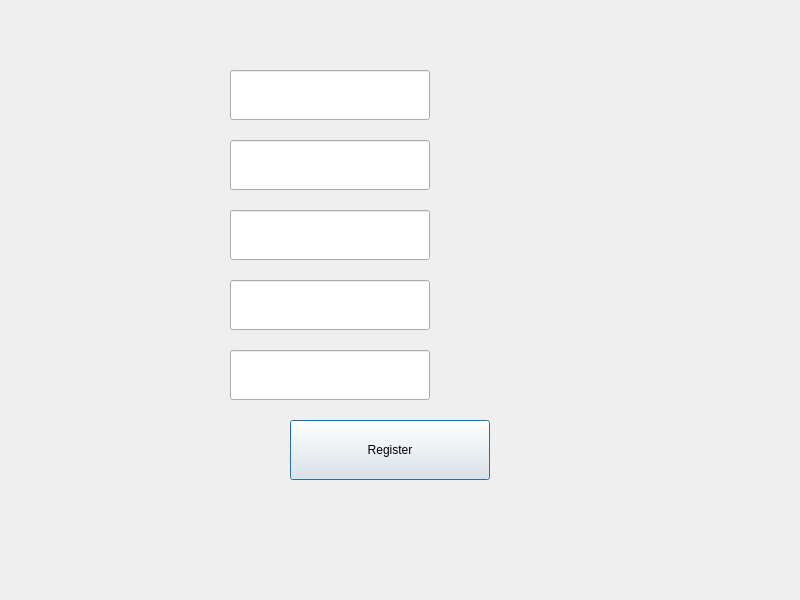
<?xml version="1.0" encoding="UTF-8"?>
<ui version="4.0">
 <class>Register</class>
 <widget class="QDialog" name="Register">
  <property name="geometry">
   <rect>
    <x>0</x>
    <y>0</y>
    <width>800</width>
    <height>600</height>
   </rect>
  </property>
  <property name="windowTitle">
   <string>Dialog</string>
  </property>
  <widget class="QWidget" name="widget" native="true">
   <property name="geometry">
    <rect>
     <x>100</x>
     <y>50</y>
     <width>600</width>
     <height>500</height>
    </rect>
   </property>
   <widget class="QLineEdit" name="userLineEdit">
    <property name="geometry">
     <rect>
      <x>130</x>
      <y>20</y>
      <width>200</width>
      <height>50</height>
     </rect>
    </property>
   </widget>
   <widget class="QLineEdit" name="passwordLineEdit">
    <property name="geometry">
     <rect>
      <x>130</x>
      <y>90</y>
      <width>200</width>
      <height>50</height>
     </rect>
    </property>
   </widget>
   <widget class="QLineEdit" name="confirmLineEdit">
    <property name="geometry">
     <rect>
      <x>130</x>
      <y>160</y>
      <width>200</width>
      <height>50</height>
     </rect>
    </property>
   </widget>
   <widget class="QLineEdit" name="emailLineEdit">
    <property name="geometry">
     <rect>
      <x>130</x>
      <y>230</y>
      <width>200</width>
      <height>50</height>
     </rect>
    </property>
   </widget>
   <widget class="QLineEdit" name="codeLineEdit">
    <property name="geometry">
     <rect>
      <x>130</x>
      <y>300</y>
      <width>200</width>
      <height>50</height>
     </rect>
    </property>
   </widget>
   <widget class="QPushButton" name="registerBtn">
    <property name="geometry">
     <rect>
      <x>190</x>
      <y>370</y>
      <width>200</width>
      <height>60</height>
     </rect>
    </property>
    <property name="text">
     <string>Register</string>
    </property>
   </widget>
   <widget class="QLabel" name="userLabel">
    <property name="geometry">
     <rect>
      <x>350</x>
      <y>30</y>
      <width>300</width>
      <height>30</height>
     </rect>
    </property>
    <property name="text">
     <string/>
    </property>
   </widget>
   <widget class="QLabel" name="passwordLabel">
    <property name="geometry">
     <rect>
      <x>350</x>
      <y>100</y>
      <width>300</width>
      <height>30</height>
     </rect>
    </property>
    <property name="text">
     <string/>
    </property>
   </widget>
   <widget class="QLabel" name="confirmLabel">
    <property name="geometry">
     <rect>
      <x>350</x>
      <y>170</y>
      <width>300</width>
      <height>30</height>
     </rect>
    </property>
    <property name="text">
     <string/>
    </property>
   </widget>
   <widget class="QLabel" name="emailLabel">
    <property name="geometry">
     <rect>
      <x>350</x>
      <y>240</y>
      <width>300</width>
      <height>30</height>
     </rect>
    </property>
    <property name="text">
     <string/>
    </property>
   </widget>
  </widget>
 </widget>
 <resources/>
 <connections/>
</ui>
